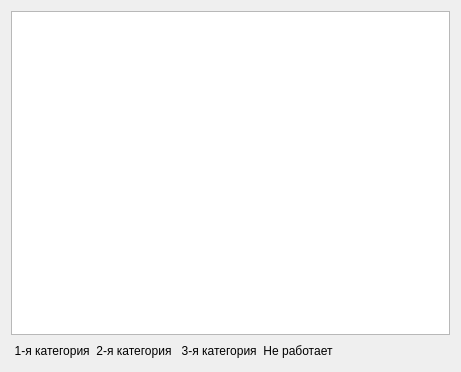
<?xml version="1.0" encoding="UTF-8"?>
<ui version="4.0">
 <class>ObjetsListForm</class>
 <widget class="QWidget" name="ObjetsListForm">
  <property name="geometry">
   <rect>
    <x>0</x>
    <y>0</y>
    <width>461</width>
    <height>372</height>
   </rect>
  </property>
  <property name="windowTitle">
   <string>Form</string>
  </property>
  <layout class="QGridLayout" name="gridLayout">
   <item row="1" column="0">
    <layout class="QHBoxLayout" name="horizontalLayout">
     <item>
      <widget class="QLabel" name="label_2">
       <property name="styleSheet">
        <string notr="true">background-color: &quot;lightgreen&quot;;</string>
       </property>
       <property name="text">
        <string> 1-я категория</string>
       </property>
       <property name="alignment">
        <set>Qt::AlignCenter</set>
       </property>
      </widget>
     </item>
     <item>
      <widget class="QLabel" name="label_3">
       <property name="styleSheet">
        <string notr="true">background-color: &quot;lightgoldenrodyellow&quot;;</string>
       </property>
       <property name="text">
        <string>2-я категория</string>
       </property>
       <property name="alignment">
        <set>Qt::AlignCenter</set>
       </property>
      </widget>
     </item>
     <item>
      <widget class="QLabel" name="label">
       <property name="styleSheet">
        <string notr="true">background-color: &quot;azure&quot;;</string>
       </property>
       <property name="text">
        <string> 3-я категория</string>
       </property>
       <property name="alignment">
        <set>Qt::AlignCenter</set>
       </property>
      </widget>
     </item>
     <item>
      <widget class="QLabel" name="label_4">
       <property name="styleSheet">
        <string notr="true">background-color: &quot;tomato&quot;;</string>
       </property>
       <property name="text">
        <string>Не работает</string>
       </property>
       <property name="alignment">
        <set>Qt::AlignCenter</set>
       </property>
      </widget>
     </item>
     <item>
      <spacer name="horizontalSpacer">
       <property name="orientation">
        <enum>Qt::Horizontal</enum>
       </property>
       <property name="sizeHint" stdset="0">
        <size>
         <width>40</width>
         <height>20</height>
        </size>
       </property>
      </spacer>
     </item>
    </layout>
   </item>
   <item row="0" column="0">
    <widget class="QTableView" name="tableViewObjects">
     <property name="editTriggers">
      <set>QAbstractItemView::NoEditTriggers</set>
     </property>
     <property name="selectionMode">
      <enum>QAbstractItemView::SingleSelection</enum>
     </property>
     <property name="selectionBehavior">
      <enum>QAbstractItemView::SelectRows</enum>
     </property>
    </widget>
   </item>
  </layout>
 </widget>
 <resources/>
 <connections/>
</ui>
